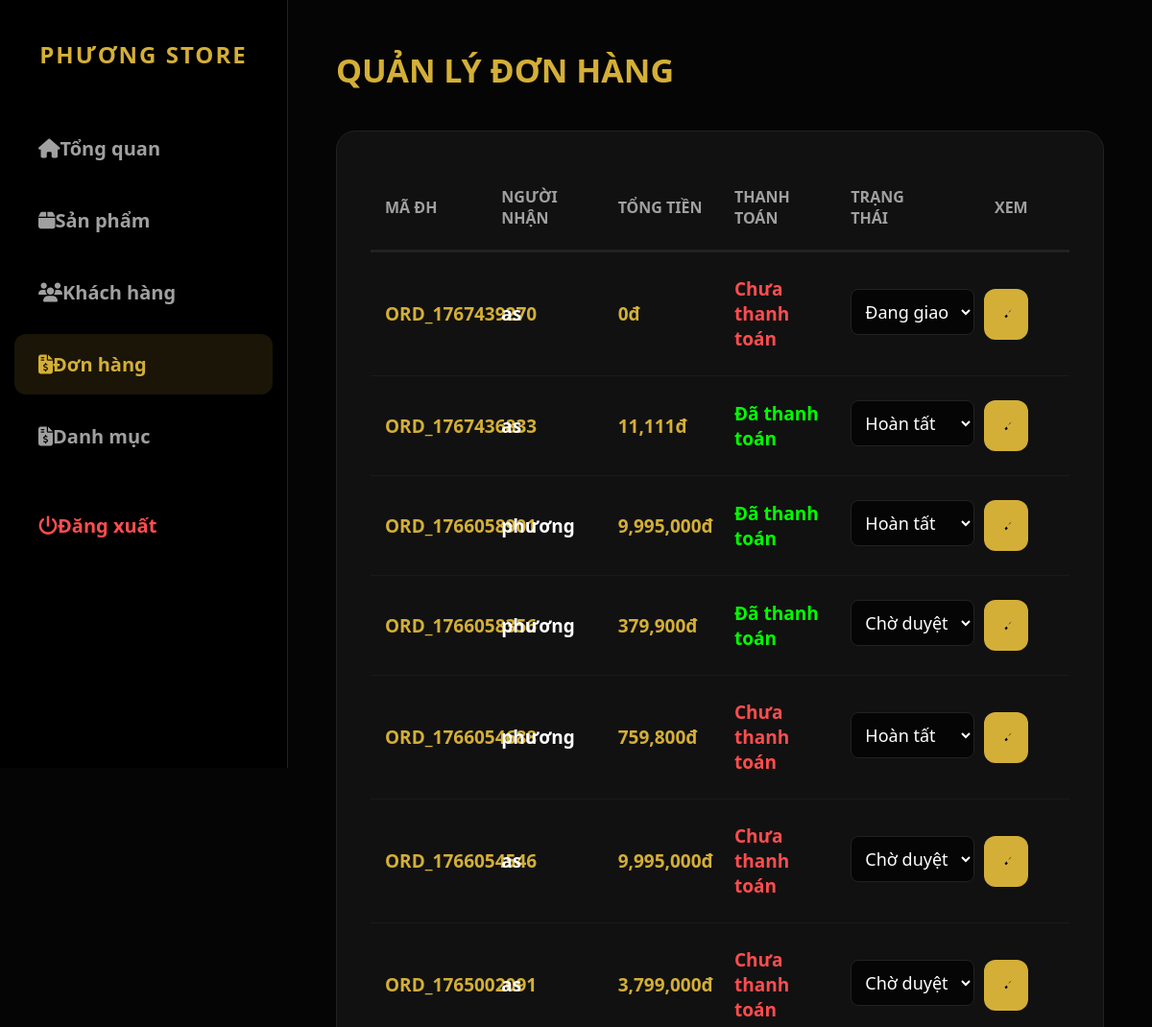
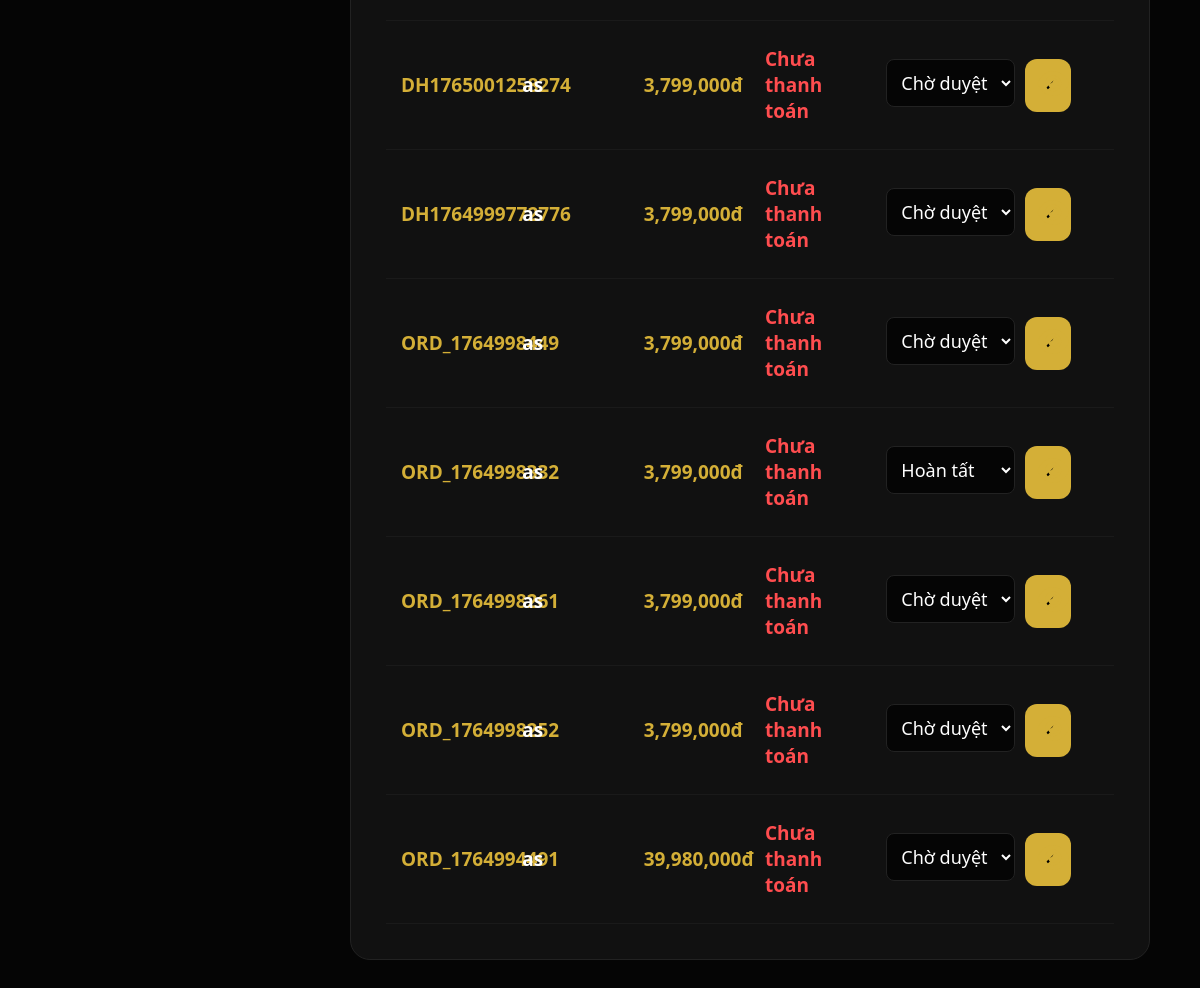
/index.php?ctrl=admin&act=manage_orders (signed in), run on the app's committed database (2 pictures, top to bottom).
### tables this page shows
CREATE TABLE IF NOT EXISTS `donhang` (
  `ma_don_hang` int NOT NULL AUTO_INCREMENT,
  `ma_don_hang_code` varchar(50) NOT NULL,
  `ma_khach_hang` int DEFAULT NULL,
  `ho_ten_nguoi_nhan` varchar(100) NOT NULL,
  `sdt_nguoi_nhan` varchar(20) NOT NULL,
  `ngay_dat` datetime DEFAULT CURRENT_TIMESTAMP,
  `tong_tien` decimal(15,0) NOT NULL,
  `pt_thanh_toan` varchar(50) DEFAULT NULL,
  `tt_thanh_toan` varchar(50) DEFAULT NULL,
  `tt_don_hang` varchar(50) DEFAULT NULL,
  `dia_chi_giao` text NOT NULL,
  `ghi_chu` text,
  `ma_gd_momo` varchar(100) DEFAULT NULL,
  `ly_do_huy` text,
  `ma_admin_duyet` int DEFAULT NULL,
  PRIMARY KEY (`ma_don_hang`),
  KEY `ma_khach_hang` (`ma_khach_hang`),
  KEY `ma_admin_duyet` (`ma_admin_duyet`)
);

### app/controllers/AdminController.php (called while the page is built, shortened)
<?php
require_once 'app/models/OrderModel.php';
class AdminController {
    private $orderModel;
    public function __construct() {
        $this->orderModel = new OrderModel();
    }
    public function manage_orders() {
        $allOrdersList = $this->orderModel->getAllOrders();
        require_once 'app/views/admin/orders.php';
    }
}

### app/models/OrderModel.php (called while the page is built, shortened)
<?php
require_once 'app/config/db.php';
class OrderModel {
    private $conn;
    public function __construct() {
        $db = new Database();
        $this->conn = $db->connect();
    }
    public function getAllOrders() {
        $sql = "SELECT * FROM donhang ORDER BY ngay_dat DESC";
        return $this->conn->query($sql)->fetchAll(PDO::FETCH_ASSOC);
    }
}

### app/config/db.php (called while the page is built, shortened)
<?php
class Database {
    private $host = "localhost";
    private $db_name = "phuongstore";
    private $username = "root";
    private $password = "";
    public function connect() {
        $this->conn = null;
        try {
            $this->conn = new PDO("mysql:host=" . $this->host . ";dbname=" . $this->db_name, $this->username, $this->password);
            $this->conn->setAttribute(PDO::ATTR_ERRMODE, PDO::ERRMODE_EXCEPTION);
            $this->conn->exec("set names utf8mb4");
        } catch(PDOException $e) {
            echo "Lỗi kết nối: " . $e->getMessage();
        }
        return $this->conn;
    }
}

### app/views/admin/orders.php (the view, shortened to what this page needs)
<!DOCTYPE html>
<html lang="vi">
<head>
    <link rel="stylesheet" href="https://cdnjs.cloudflare.com/ajax/libs/font-awesome/6.4.0/css/all.min.css">
    <link rel="stylesheet" href="public/css/admin.css">
</head>
<body class="admin-body">
<?php include 'sidebar.php'; ?>
<main class="main-content-admin">
    <section class="admin-section active">
        <h1>Quản lý đơn hàng</h1>
        <div class="cat-card">
            <table class="table-admin order-table">
                <thead>
                    <tr>
                        <th>Mã ĐH</th>
                        <th>Người nhận</th>
                        <th>Tổng tiền</th>
                        <th>Thanh toán</th>
                        <th>Trạng thái</th>
                        <th style="text-align: center;">Xem</th>
                    </tr>
                </thead>
                <tbody>
                    <?php foreach ($allOrdersList as $order): ?>
                    <tr>
                        <td style="color:var(--primary); font-weight:bold;"><?= $order['ma_don_hang_code'] ?></td>
                        <td style="font-weight:700; color:#fff;"><?= htmlspecialchars($order['ho_ten_nguoi_nhan']) ?></td>
                        <td style="font-weight:900; color:var(--primary);"><?= number_format($order['tong_tien']) ?>đ</td>
                        <td>
                            <span style="font-weight:800; color:<?= $order['tt_thanh_toan'] == 'Đã thanh toán' ? '#00ff00' : '#ff4d4f' ?>">
                                <?= $order['tt_thanh_toan'] ?>
                            </span>
                        </td>
                        <td>
                            <form action="index.php?ctrl=admin&act=update_order_status&id=<?= $order['ma_don_hang'] ?>" method="POST" style="display:flex; gap:10px;">
                                <select name="tt_don_hang" class="admin-input" style="padding:10px; font-size:18px; width:auto;">
                                    <?php $statuses = ['Chờ duyệt', 'Đã duyệt', 'Đang giao', 'Hoàn tất', 'Đã hủy'];
                                    foreach($statuses as $st): ?>
                                        <option value="<?= $st ?>" <?= $order['tt_don_hang'] == $st ? 'selected' : '' ?>><?= $st ?></option>
                                    <?php endforeach; ?>
                                </select>
                                <button type="submit" class="btn-primary" style="padding:10px 15px;"><i class="fa-solid fa-check"></i></button>
                            </form>
                        </td>
                        <td style="text-align: center;">
                            <i class="fa-solid fa-eye" style="color:var(--primary); cursor:pointer; font-size:28px;"></i>
                        </td>
                    </tr>
                    <?php endforeach; ?>
                </tbody>
            </table>
        </div>
    </section>
</main>
</body>
</html>

### public/css/admin.css (style rules this page uses)
:root { --primary: #d4af37; --bg-dark: #050505; --bg-card: #111111; --text-main: #eeeeee; --text-muted: #a0a0a0; --border: #222222; --sidebar-width: 300px; }
* { margin: 0; padding: 0; box-sizing: border-box; font-family: 'Segoe UI', sans-serif; }
body.admin-body { background-color: var(--bg-dark); color: var(--text-main); display: flex; min-height: 100vh; font-size: 18px; }
.main-content-admin { margin-left: var(--sidebar-width); padding: 50px; width: calc(100% - var(--sidebar-width)); }
h1 { font-size: 34px; font-weight: 800; color: var(--primary); text-transform: uppercase; margin-bottom: 40px; }
.cat-card { background: var(--bg-card); border-radius: 20px; padding: 35px; margin-bottom: 40px; border: 1px solid var(--border); }
.table-admin { width: 100%; border-collapse: collapse; table-layout: fixed; }
.table-admin th { padding: 22px 15px; font-size: 16px; color: var(--text-muted); text-transform: uppercase; border-bottom: 3px solid var(--border); text-align: left; }
.table-admin td { padding: 25px 15px; font-size: 19px; border-bottom: 1px solid #1a1a1a; vertical-align: middle; }
.btn-primary { background-color: var(--primary); color: #000; padding: 15px 35px; border-radius: 12px; font-weight: 800; font-size: 18px; border: none; cursor: pointer; text-decoration: none; display: inline-block; transition: 0.3s; }
.admin-input { width: 100%; padding: 12px; background: #050505; border: 1px solid #222; color: #fff; border-radius: 8px; box-sizing: border-box; transition: 0.3s; margin-bottom: 5px; }

### data on the page
donhang: ma_don_hang_code "ORD_1767439270", ho_ten_nguoi_nhan "as", tong_tien "0", tt_thanh_toan "Chưa thanh toán", tt_don_hang "Đang giao"
donhang: ma_don_hang_code "ORD_1767436833", ho_ten_nguoi_nhan "as", tong_tien "11,111", tt_thanh_toan "Đã thanh toán", tt_don_hang "Hoàn tất"
donhang: ma_don_hang_code "ORD_1766058901", ho_ten_nguoi_nhan "phương", tong_tien "9,995,000", tt_thanh_toan "Đã thanh toán", tt_don_hang "Hoàn tất"
donhang: ma_don_hang_code "ORD_1766058356", ho_ten_nguoi_nhan "phương", tong_tien "379,900", tt_thanh_toan "Đã thanh toán", tt_don_hang "Chờ duyệt"
donhang: ma_don_hang_code "ORD_1766054688", ho_ten_nguoi_nhan "phương", tong_tien "759,800", tt_thanh_toan "Chưa thanh toán", tt_don_hang "Hoàn tất"
donhang: ma_don_hang_code "ORD_1766054546", ho_ten_nguoi_nhan "as", tong_tien "9,995,000", tt_thanh_toan "Chưa thanh toán", tt_don_hang "Chờ duyệt"
donhang: ma_don_hang_code "ORD_1765002091", ho_ten_nguoi_nhan "as", tong_tien "3,799,000", tt_thanh_toan "Chưa thanh toán", tt_don_hang "Chờ duyệt"
donhang: ma_don_hang_code "DH1765001258274", ho_ten_nguoi_nhan "as", tong_tien "3,799,000", tt_thanh_toan "Chưa thanh toán", tt_don_hang "Chờ duyệt"
donhang: ma_don_hang_code "DH1764999772776", ho_ten_nguoi_nhan "as", tong_tien "3,799,000", tt_thanh_toan "Chưa thanh toán", tt_don_hang "Chờ duyệt"
donhang: ma_don_hang_code "ORD_1764998449", ho_ten_nguoi_nhan "as", tong_tien "3,799,000", tt_thanh_toan "Chưa thanh toán", tt_don_hang "Chờ duyệt"
donhang: ma_don_hang_code "ORD_1764998332", ho_ten_nguoi_nhan "as", tong_tien "3,799,000", tt_thanh_toan "Chưa thanh toán", tt_don_hang "Hoàn tất"
donhang: ma_don_hang_code "ORD_1764998261", ho_ten_nguoi_nhan "as", tong_tien "3,799,000", tt_thanh_toan "Chưa thanh toán", tt_don_hang "Chờ duyệt"
donhang: ma_don_hang_code "ORD_1764998252", ho_ten_nguoi_nhan "as", tong_tien "3,799,000", tt_thanh_toan "Chưa thanh toán", tt_don_hang "Chờ duyệt"
donhang: ma_don_hang_code "ORD_1764994491", ho_ten_nguoi_nhan "as", tong_tien "39,980,000", tt_thanh_toan "Chưa thanh toán", tt_don_hang "Chờ duyệt"
